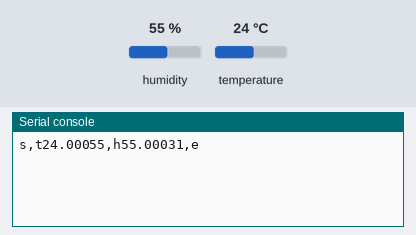
Recording of a program running on a simulated Raspberry Pi Pico running MicroPython. Parts: the last lines printed to the serial console. The inputs (shaded band) are chosen by the test bench; at power-on: humidity 55 %, temperature 24 °C.

Above: at 1.2 s.
1.3 s: humidity set to 22 %
At 2.0 s:
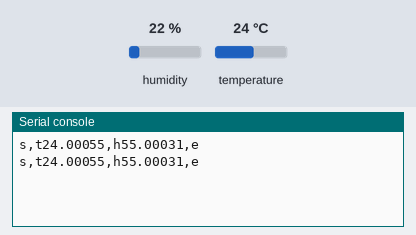
2.8 s: temperature set to 12 °C
At 4.1 s:
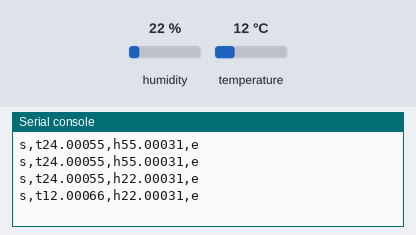
4.3 s: humidity set to 40 %
At 5.5 s:
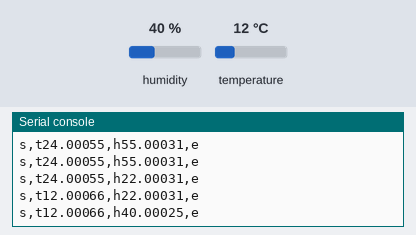
Timing chart, 0 to 7.3 s (numbered marks = the images above; inputs shaded):
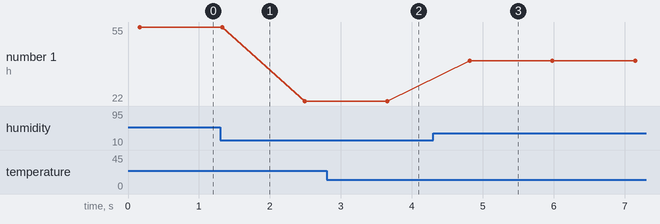

Measured:
- after the input at 2.8 s, the serial console: prints a new line after 0.85 s (image 2)
- after the input at 4.3 s, the serial console: prints a new line after 0.52 s (image 3)
- plotted number 1: 55 → 22 after the input at 1.3 s, 22 → 40 after the input at 4.3 s

The program:

raspi-pico1.py
```python
from machine import I2C, Pin, UART
from time import sleep_ms, sleep


class DHT20(object):
    def __init__(self, i2c):
        self.i2c = i2c
        if (self.dht20_read_status() & 0x80) == 0x80:
            self.dht20_init()

    def read_dht20(self):
        self.i2c.writeto(0x38, bytes([0xAC, 0x33, 0x00]))
        sleep_ms(80)
        cnt = 0
        while (self.dht20_read_status() & 0x80) == 0x80:
            sleep_ms(1)
            if cnt >= 100:
                cnt += 1
                break
        data = self.i2c.readfrom(0x38, 7, True)
        n = []
        for i in data[:]:
            n.append(i)
        return n

    def dht20_read_status(self):
        data = self.i2c.readfrom(0x38, 1, True)
        return data[0]

    def dht20_init(self):
        i2c.writeto(0x38, bytes([0xA8, 0x00, 0x00]))
        sleep_ms(10)
        i2c.writeto(0x38, bytes([0xBE, 0x08, 0x00]))

    def calc_crc8(self, data):
        crc = 0xFF
        for i in data[:-1]:
            crc ^= i
            for j in range(8):
                if crc & 0x80:
                    crc = (crc << 1) ^ 0x31
                else:
                    crc = crc << 1
        return crc

    def dht20_temperature(self):
        data = self.read_dht20()
        Temper = 0
        if 1:
            Temper = (Temper | data[3]) << 8
            Temper = (Temper | data[4]) << 8
            Temper = Temper | data[5]
            Temper = Temper & 0xFFFFF
            Temper = (Temper * 200 * 10 / 1024 / 1024 - 500) / 10
        return Temper

    def dht20_humidity(self):
        data = self.read_dht20()
        humidity = 0
        if 1:
            humidity = (humidity | data[1]) << 8
            humidity = (humidity | data[2]) << 8
            humidity = humidity | data[3]
            humidity = humidity >> 4
            humidity = (humidity * 100 * 10 / 1024 / 1024) / 10
        return humidity


i2c = I2C(0, scl=Pin(13), sda=Pin(12), freq=100000)
dht20 = DHT20(i2c)
uart = UART(0, 115200)

while True:
    temp = dht20.dht20_temperature()
    humidity = dht20.dht20_humidity()

    print(f"s,t{temp},h{humidity},e")
    uart.write(f"s,t{temp},h{humidity},e\n")
    sleep(1)
```
